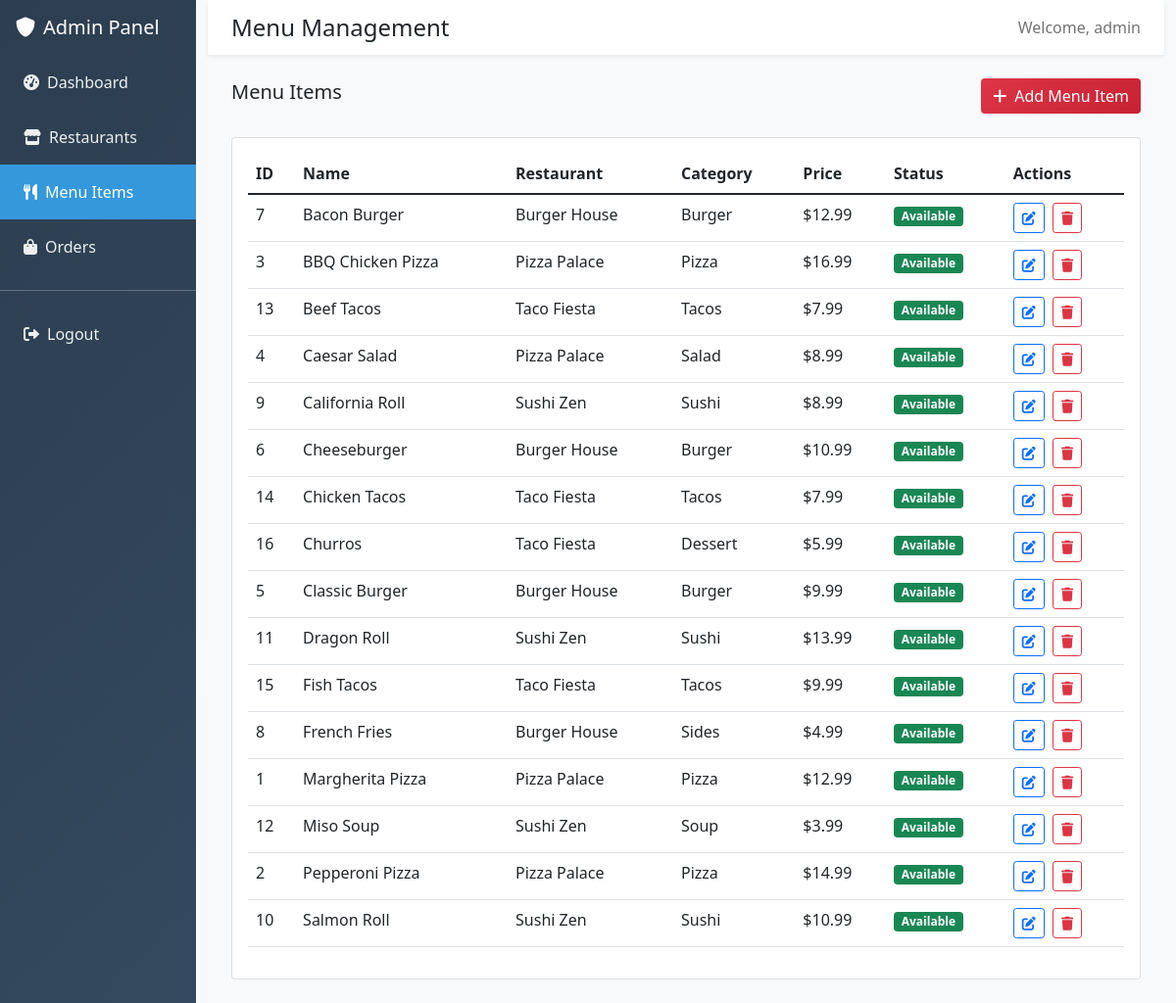
Screenshot of /admin/menu.php (signed in) with the database file from the repository.
### tables this page shows
CREATE TABLE menu_items (
    id INT AUTO_INCREMENT PRIMARY KEY,
    restaurant_id INT NOT NULL,
    name VARCHAR(100) NOT NULL,
    description TEXT,
    price DECIMAL(10,2) NOT NULL,
    image VARCHAR(255),
    category VARCHAR(50),
    status ENUM('available', 'unavailable') DEFAULT 'available',
    created_at TIMESTAMP DEFAULT CURRENT_TIMESTAMP,
    FOREIGN KEY (restaurant_id) REFERENCES restaurants(id) ON DELETE CASCADE
);

CREATE TABLE restaurants (
    id INT AUTO_INCREMENT PRIMARY KEY,
    name VARCHAR(100) NOT NULL,
    description TEXT,
    address TEXT,
    phone VARCHAR(20),
    image VARCHAR(255),
    status ENUM('active', 'inactive') DEFAULT 'active',
    created_at TIMESTAMP DEFAULT CURRENT_TIMESTAMP
);

### includes/MenuItem.php (called while the page is built, shortened)
<?php
require_once __DIR__ . '/../config/database.php';
class MenuItem {
    private $conn;
    private $table_name = "menu_items";
    public function __construct() {
        $database = new Database();
        $this->conn = $database->getConnection();
    }
    public function getAllMenuItems() {
        $query = "SELECT mi.*, r.name as restaurant_name
                  FROM " . $this->table_name . " mi
                  JOIN restaurants r ON mi.restaurant_id = r.id
                  WHERE mi.status = 'available' AND r.status = 'active'
                  ORDER BY mi.name ASC";
        $stmt = $this->conn->prepare($query);
        $stmt->execute();
        return $stmt->fetchAll();
    }
}
?>

### config/database.php (called while the page is built, shortened)
<?php
class Database {
    private $host = 'localhost';
    private $db_name = 'food_delivery';
    private $username = 'root';
    private $password = '';
    public function getConnection() {
        $this->conn = null;
        try {
            $this->conn = new PDO(
                "mysql:host=" . $this->host . ";dbname=" . $this->db_name,
                $this->username,
                $this->password
            );
            $this->conn->setAttribute(PDO::ATTR_ERRMODE, PDO::ERRMODE_EXCEPTION);
            $this->conn->setAttribute(PDO::ATTR_DEFAULT_FETCH_MODE, PDO::FETCH_ASSOC);
        } catch(PDOException $exception) {
            echo "Connection error: " . $exception->getMessage();
        }
        return $this->conn;
    }
}
?>

### admin/menu.php (the view, shortened to what this page needs)
<?php
require_once '../includes/MenuItem.php';
$menuItem = new MenuItem();
$menuItems = $menuItem->getAllMenuItems();
?>
<!DOCTYPE html>
<html lang="en">
<head>
    <link href="https://cdn.jsdelivr.net/npm/bootstrap@5.1.3/dist/css/bootstrap.min.css" rel="stylesheet">
    <link href="https://cdnjs.cloudflare.com/ajax/libs/font-awesome/6.0.0/css/all.min.css" rel="stylesheet">
</head>
<body>
    <div class="container-fluid">
        <div class="row">
            <div class="col-md-3 col-lg-2 sidebar">
                <div class="p-3">
                    <h5 class="text-white mb-0">
                        <i class="fas fa-shield-alt me-2"></i>Admin Panel
                    </h5>
                </div>
                <nav class="nav flex-column">
                    <a class="nav-link" href="dashboard.php">
                        <i class="fas fa-tachometer-alt me-2"></i>Dashboard
                    </a>
                    <a class="nav-link" href="restaurants.php">
                        <i class="fas fa-store me-2"></i>Restaurants
                    </a>
                    <a class="nav-link active" href="menu.php">
                        <i class="fas fa-utensils me-2"></i>Menu Items
                    </a>
                    <a class="nav-link" href="orders.php">
                        <i class="fas fa-shopping-bag me-2"></i>Orders
                    </a>
                    <hr class="text-white">
                    <a class="nav-link" href="logout.php">
                        <i class="fas fa-sign-out-alt me-2"></i>Logout
                    </a>
                </nav>
            </div>
            <div class="col-md-9 col-lg-10 main-content">
                <nav class="navbar navbar-expand-lg navbar-light bg-white shadow-sm">
                    <div class="container-fluid">
                        <h4 class="mb-0">Menu Management</h4>
                        <div class="navbar-nav ms-auto">
                            <span class="navbar-text">
                                Welcome, <?php echo htmlspecialchars($_SESSION['admin_username']); ?>
                            </span>
                        </div>
                    </div>
                </nav>
                <div class="p-4">
                    <div class="d-flex justify-content-between align-items-center mb-4">
                        <h5>Menu Items</h5>
                        <button class="btn btn-primary" data-bs-toggle="modal" data-bs-target="#menuModal" onclick="openMenuModal()">
                            <i class="fas fa-plus me-2"></i>Add Menu Item
                        </button>
                    </div>
                    <div class="card">
                        <div class="card-body">
                            <div class="table-responsive">
                                <table class="table table-hover">
                                    <thead>
                                        <tr>
                                            <th>ID</th>
                                            <th>Name</th>
                                            <th>Restaurant</th>
                                            <th>Category</th>
                                            <th>Price</th>
                                            <th>Status</th>
                                            <th>Actions</th>
                                        </tr>
                                    </thead>
                                    <tbody>
                                        <?php foreach ($menuItems as $item): ?>
                                        <tr>
                                            <td><?php echo $item['id']; ?></td>
                                            <td><?php echo htmlspecialchars($item['name']); ?></td>
                                            <td><?php echo htmlspecialchars($item['restaurant_name']); ?></td>
                                            <td><?php echo htmlspecialchars($item['category']); ?></td>
                                            <td>$<?php echo number_format($item['price'], 2); ?></td>
                                            <td>
                                                <span class="badge bg-<?php echo $item['status'] === 'available' ? 'success' : 'danger'; ?>">
                                                    <?php echo ucfirst($item['status']); ?>
                                                </span>
                                            </td>
                                            <td>
                                                <button class="btn btn-sm btn-outline-primary me-1"
                                                        onclick="editMenuItem(<?php echo htmlspecialchars(json_encode($item)); ?>)">
                                                    <i class="fas fa-edit"></i>
                                                </button>
                                                <button class="btn btn-sm btn-outline-danger"
                                                        onclick="deleteMenuItem(<?php echo $item['id']; ?>, '<?php echo htmlspecialchars($item['name']); ?>')">
                                                    <i class="fas fa-trash"></i>
                                                </button>
                                            </td>
                                        </tr>
                                        <?php endforeach; ?>
                                    </tbody>
                                </table>
                            </div>
                        </div>
                    </div>
                </div>
            </div>
        </div>
    </div>
</body>
</html>

### admin/menu.php (style rules this page uses)
.sidebar { background: linear-gradient(135deg, #2c3e50, #34495e); min-height: 100vh; padding: 0; }
.sidebar .nav-link { color: #ecf0f1; padding: 1rem 1.5rem; border-radius: 0; transition: all 0.3s ease; }
.sidebar .nav-link:hover, .sidebar .nav-link.active { background-color: #3498db; color: white; }
.main-content { background-color: #f8f9fa; min-height: 100vh; }
.btn-primary { background: linear-gradient(135deg, #dc3545, #c82333); border: none; }

### rows the page displays
menu_items: id "7", name "Bacon Burger", restaurant.name "Burger House", category "Burger", price "12.99", status "Available"
menu_items: id "3", name "BBQ Chicken Pizza", restaurant.name "Pizza Palace", category "Pizza", price "16.99", status "Available"
menu_items: id "13", name "Beef Tacos", restaurant.name "Taco Fiesta", category "Tacos", price "7.99", status "Available"
menu_items: id "4", name "Caesar Salad", restaurant.name "Pizza Palace", category "Salad", price "8.99", status "Available"
menu_items: id "9", name "California Roll", restaurant.name "Sushi Zen", category "Sushi", price "8.99", status "Available"
menu_items: id "6", name "Cheeseburger", restaurant.name "Burger House", category "Burger", price "10.99", status "Available"
menu_items: id "14", name "Chicken Tacos", restaurant.name "Taco Fiesta", category "Tacos", price "7.99", status "Available"
menu_items: id "16", name "Churros", restaurant.name "Taco Fiesta", category "Dessert", price "5.99", status "Available"
menu_items: id "5", name "Classic Burger", restaurant.name "Burger House", category "Burger", price "9.99", status "Available"
menu_items: id "11", name "Dragon Roll", restaurant.name "Sushi Zen", category "Sushi", price "13.99", status "Available"
menu_items: id "15", name "Fish Tacos", restaurant.name "Taco Fiesta", category "Tacos", price "9.99", status "Available"
menu_items: id "8", name "French Fries", restaurant.name "Burger House", category "Sides", price "4.99", status "Available"
menu_items: id "1", name "Margherita Pizza", restaurant.name "Pizza Palace", category "Pizza", price "12.99", status "Available"
menu_items: id "12", name "Miso Soup", restaurant.name "Sushi Zen", category "Soup", price "3.99", status "Available"
menu_items: id "2", name "Pepperoni Pizza", restaurant.name "Pizza Palace", category "Pizza", price "14.99", status "Available"
menu_items: id "10", name "Salmon Roll", restaurant.name "Sushi Zen", category "Sushi", price "10.99", status "Available"

### other values shown
$_SESSION['admin_username'] "admin"
